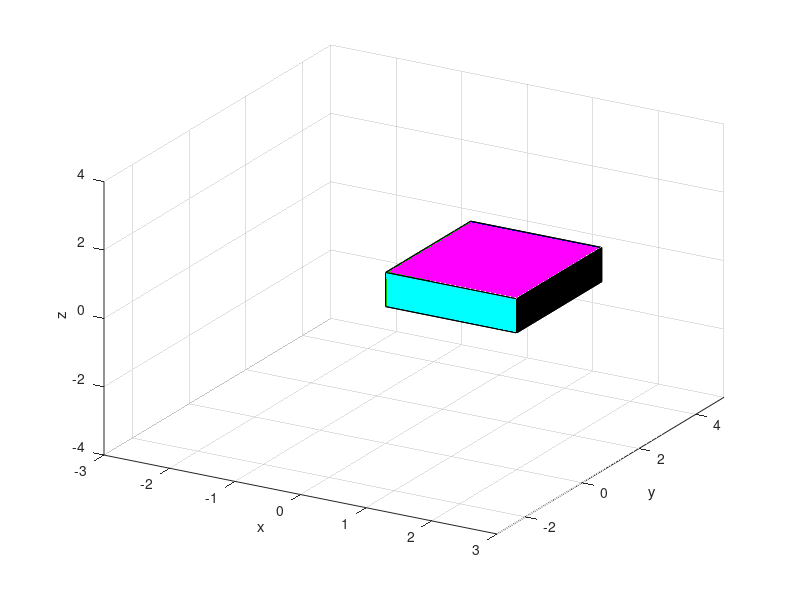

This chart was generated by the following MATLAB code: (Note: this script raises an error after producing the figure.)
%% Fazer o prisma rotacionar 360º

% Limpar todas as variaveis, janelas e o command window
close all; clear all; clc;

% Inicializa o sistema de coordenadas, criando a orientação original

h(1) = patch([2 2 2 2],[0 3 3 0],[0 0 1 1],[0 0 0]);
h(2) = patch([2 0 0 2],[3 3 3 3],[0 0 1 1],[0 0 1]);
h(3) = patch([0 0 0 0],[3 0 0 3],[0 0 1 1],[0 1 0]);
h(4) = patch([0 2 2 0],[0 0 0 0],[0 0 1 1],[0 1 1]);
h(5) = patch([2 2 0 0],[0 3 3 0],[0 0 0 0],[1 0 0]);
h(6) = patch([2 2 0 0],[0 3 3 0],[1 1 1 1],[1 0 1]);

axis([-3 3 -3 5 -4 4])
view(30,30)
xlabel('x')
ylabel('y')
zlabel('z')
grid on

% Clona os vertices
for iii = 1:6
    h1(iii).Vertices = h(iii).Vertices;
end

for theta = 0:5:360
    % Transformação Rotacional em y
    Roty = [[cosd(theta)  0 sind(theta)];
            [         0   1           0];
            [-sind(theta) 0 cosd(theta)]];
    for ii = 1:6
        h(ii).Vertices = (Roty*h1(ii).Vertices')';
    end
    h.Vertices
    pause(0.01)
end